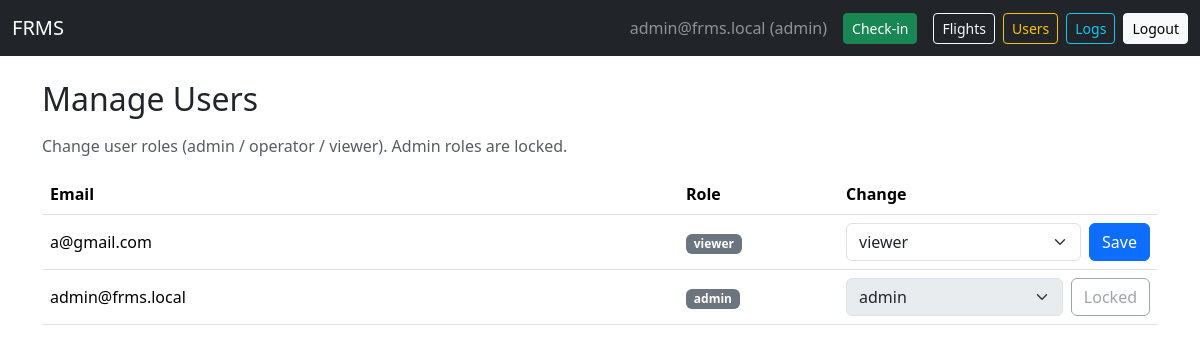
Page /admin/users (signed in) on the committed database.
### tables this page shows
CREATE TABLE users (
            id INTEGER PRIMARY KEY AUTOINCREMENT,
            email TEXT UNIQUE NOT NULL,
            password_hash TEXT NOT NULL,
            role TEXT NOT NULL DEFAULT 'viewer'
        );

### app.py (the view, shortened to what this page needs)
@app.route("/admin/users", methods=["GET", "POST"])
@login_required(role="admin")
def manage_users():
    db = get_db()
    users = db.execute("SELECT id, email, role FROM users ORDER BY email").fetchall()
    return render_template("manage_users.html", user=current_user(), users=users)

### app.py (called while the page is built)
def get_db():
    if "db" not in g:
        g.db = sqlite3.connect(DATABASE)
        g.db.row_factory = sqlite3.Row
    return g.db

def current_user():
    if "user_id" not in session: return None
    return get_db().execute("SELECT * FROM users WHERE id = ?", (session["user_id"],)).fetchone()

def login_required(role=None):
    from functools import wraps
    def decorator(func):
        @wraps(func)
        def wrapper(*args, **kwargs):
            user = current_user()
            if user is None:
                flash("Please log in first.", "warning")
                return redirect(url_for("login", next=request.path))
            if role and user["role"] != role:
                flash("Unauthorized.", "danger")
                return redirect(url_for("dashboard"))
            return func(*args, **kwargs)
        return wrapper
    return decorator

### templates/manage_users.html (shortened to what this page needs)
{% extends "base.html" %}
{% block content %}
<h2 class="mb-3">Manage Users</h2>
<p class="text-muted">Change user roles (admin / operator / viewer). Admin roles are locked.</p>
<div class="table-responsive">
  <table class="table align-middle">
    <thead>
      <tr>
        <th>Email</th>
        <th style="width: 160px;">Role</th>
        <th style="width: 320px;">Change</th>
      </tr>
    </thead>
    <tbody>
      {% for u in users %}
      <tr>
        <td>{{ u["email"] }}</td>
        <td><span class="badge bg-secondary">{{ u["role"] }}</span></td>
        <td>
          <form method="POST" class="d-flex gap-2">
            {% if u["role"] == "admin" %}
            <select class="form-select" name="role" disabled>
              <option selected>admin</option>
            </select>
            <button type="button" class="btn btn-outline-secondary" disabled>
              Locked
            </button>
            {% else %}
            <select class="form-select" name="role" required>
              <option value="viewer" {% if u["role"]=="viewer" %}selected{% endif %}>viewer</option>
            </select>
            <button type="submit" class="btn btn-primary">
              Save
            </button>
            {% endif %}
          </form>
        </td>
      </tr>
      {% endfor %}
    </tbody>
  </table>
</div>
{% endblock %}

### templates/base.html (shortened to what this page needs)
<!doctype html>
<html lang="en">
<head>
  <link href="https://cdn.jsdelivr.net/npm/bootstrap@5.3.2/dist/css/bootstrap.min.css" rel="stylesheet">
</head>
<body>
  <nav class="navbar navbar-expand-lg navbar-dark bg-dark mb-4">
    <div class="container-fluid">
      <a class="navbar-brand" href="{{ url_for('home') }}">FRMS</a>
      <div class="d-flex align-items-center">
        {% if user %}
        <span class="navbar-text me-3 text-white-50">{{ user['email'] }} ({{ user['role'] }})</span>
        <a class="btn btn-success btn-sm me-3" href="{{ url_for('checkin') }}">Check-in</a>
        <a class="btn btn-outline-light btn-sm me-2" href="{{ url_for('flight_search') }}">Flights</a>
        {% if user['role'] == 'admin' %}
        <a class="btn btn-outline-warning btn-sm me-2" href="{{ url_for('manage_users') }}">Users</a>
        <a class="btn btn-outline-info btn-sm me-2" href="{{ url_for('view_logs') }}">Logs</a>
        {% endif %}
        <a class="btn btn-light btn-sm" href="{{ url_for('logout') }}">Logout</a>
        {% else %}
        <a class="btn btn-outline-light btn-sm me-2" href="{{ url_for('login') }}">Login</a>
        <a class="btn btn-light btn-sm" href="{{ url_for('register') }}">Register</a>
        {% endif %}
      </div>
    </div>
  </nav>
  <div class="container mb-5">
    {% block content %}{% endblock %}
  </div>
</body>
</html>

### rows in the picture
users: email "admin@frms.local", role "admin"
users: email "a@gmail.com", role "viewer"
